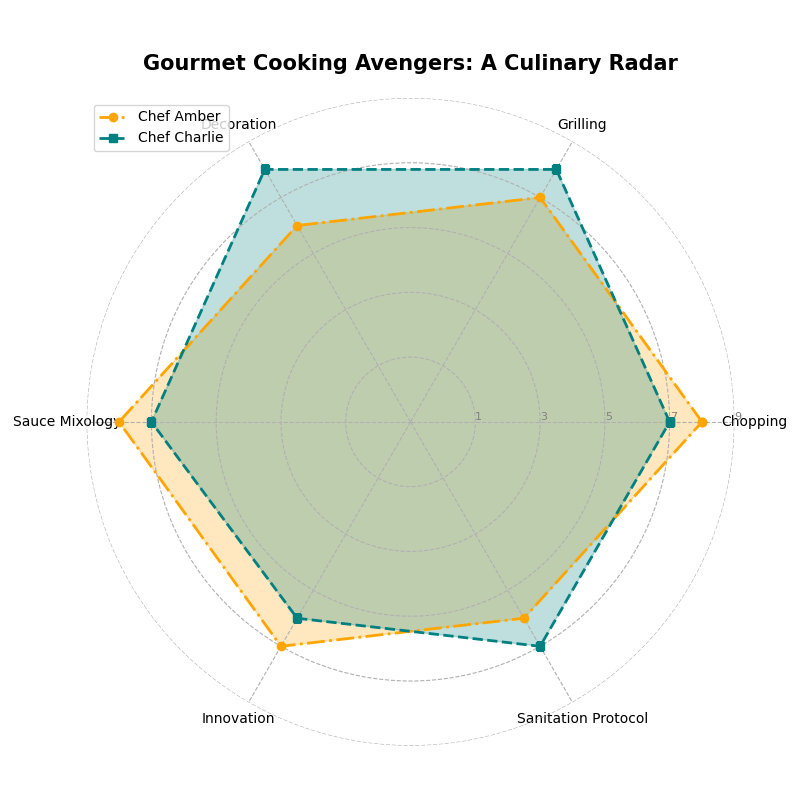

Generate this figure with Python:
import matplotlib.pyplot as plt
import numpy as np
from math import pi

categories = ["Chopping", "Grilling", "Decoration", "Sauce Mixology", "Innovation", "Sanitation Protocol"]
num_vars = len(categories)

# Manually shuffled scores for both chefs
chef_amber = [9, 8, 7, 9, 8, 7]
chef_charlie = [8, 9, 9, 8, 7, 8]

angles = np.linspace(0, 2 * pi, num_vars, endpoint=False).tolist()
angles += angles[:1]

amber_data = chef_amber + chef_amber[:1]
charlie_data = chef_charlie + chef_charlie[:1]

fig, ax = plt.subplots(figsize=(8, 8), subplot_kw=dict(polar=True))

plt.xticks(angles[:-1], categories, color='black', size=10)
ax.set_rlabel_position(0)
plt.yticks([2, 4, 6, 8, 10], ["1", "3", "5", "7", "9"], color="grey", size=8)
plt.ylim(0, 10)

ax.plot(angles, amber_data, linewidth=2, linestyle='dashdot', marker='o', label='Chef Amber', color='orange')
ax.fill(angles, amber_data, color='orange', alpha=0.25)

ax.plot(angles, charlie_data, linewidth=2, linestyle='dashed', marker='s', label='Chef Charlie', color='teal')
ax.fill(angles, charlie_data, color='teal', alpha=0.25)

ax.grid(True, linestyle='--')

ax.spines['polar'].set_visible(False)

plt.title("Gourmet Cooking Avengers: A Culinary Radar", size=15, color='black', weight='bold', pad=20)
plt.legend(loc='upper left')

plt.tight_layout()

plt.show()
